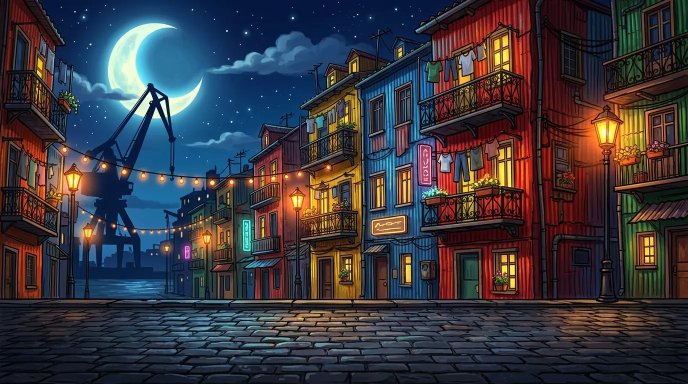
#> input picture arrabal/assets/escenario-conventillo.webp, 1376 x 768 px, given in place of retrato-morocha.png, which was not available (shown at 1/2 size)
$ python hornear.py ../assets/escenario-conventillo.webp
#> lines starting #> are read from the running program, lines starting #| are printed output that depends on the picture
"""Hornea el arte crudo de Rezona para ARRABAL -> assets/arrabal/*.webp

Uso: python3 hornear.py <carpeta_cruda>
"""
import os, sys
from PIL import Image
CRUDO = sys.argv[1]
SALIDA = os.path.join(os.path.dirname(__file__), '..', 'assets')
RETRATOS = ['morocha', 'bandoneon', 'chispa', 'mate', 'parca', 'colectivo',
            'kanji', 'xiao', 'buzo', 'lobizon', 'toro', 'vale']
os.makedirs(SALIDA, exist_ok=True)
total = 0
def guardar(im, n, q):
    global total
    p = os.path.join(SALIDA, n + '.webp')
    im.save(p, 'WEBP', quality=q, method=6)
    total += os.path.getsize(p)
    print('%-22s %4dx%-4d %6.1f kB' % (n, im.width, im.height, os.path.getsize(p) / 1024))
for r in RETRATOS + ['relicario']:
    n = r if r == 'relicario' else 'retrato-' + r
    im = Image.open(os.path.join(CRUDO, n + '.png')).convert('RGBA')
    a = im.split()[3].point(lambda v: 255 if v > 12 else 0)
#> a: PIL image 1376x768 L; every value is 255
    im = im.crop(a.getbbox())            # recortado al contenido: si no, las cartas se ven vacías
    im.thumbnail((520, 520), Image.LANCZOS)
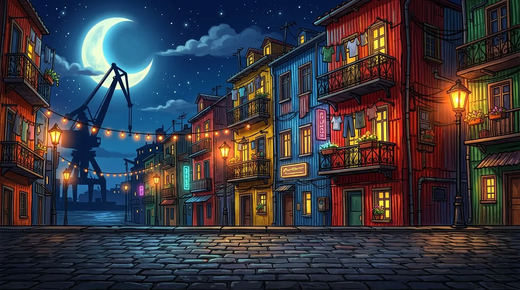
#> im: PIL image 520x290 RGBA; mean R, G, B, A 58.5, 56, 62.6, 255
    guardar(im, n, 80)
#| retrato-morocha         520x290    37.8 kB
#> pass 2 of the loop `for r in RETRATOS + ['relicario']:`:
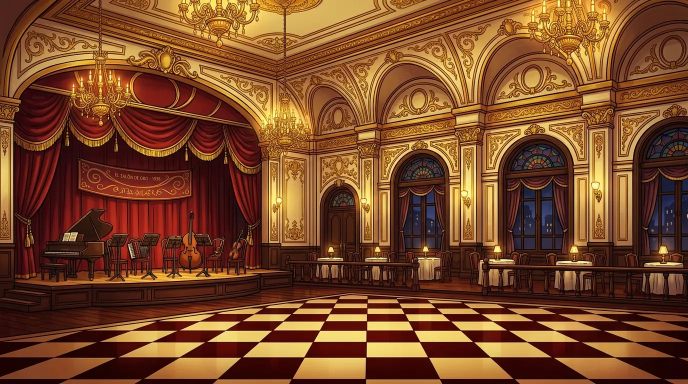
#> input picture arrabal/assets/escenario-milonga.webp, 1376 x 768 px, given in place of retrato-bandoneon.png, which was not available (shown at 1/2 size)
#> `im.thumbnail((520, 520), Image.LANCZOS)`:
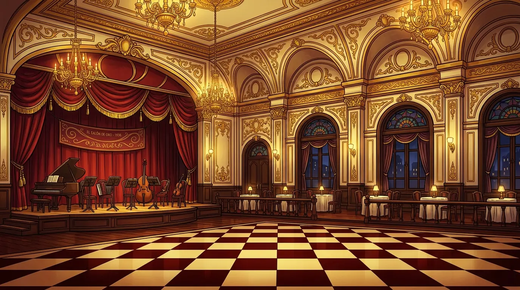
#> im: PIL image 520x290 RGBA; mean R, G, B, A 120.7, 71.7, 39.3, 255
#| retrato-bandoneon       520x290    41.0 kB
#> (the run stopped early here; a loop or call above may not have finished)
